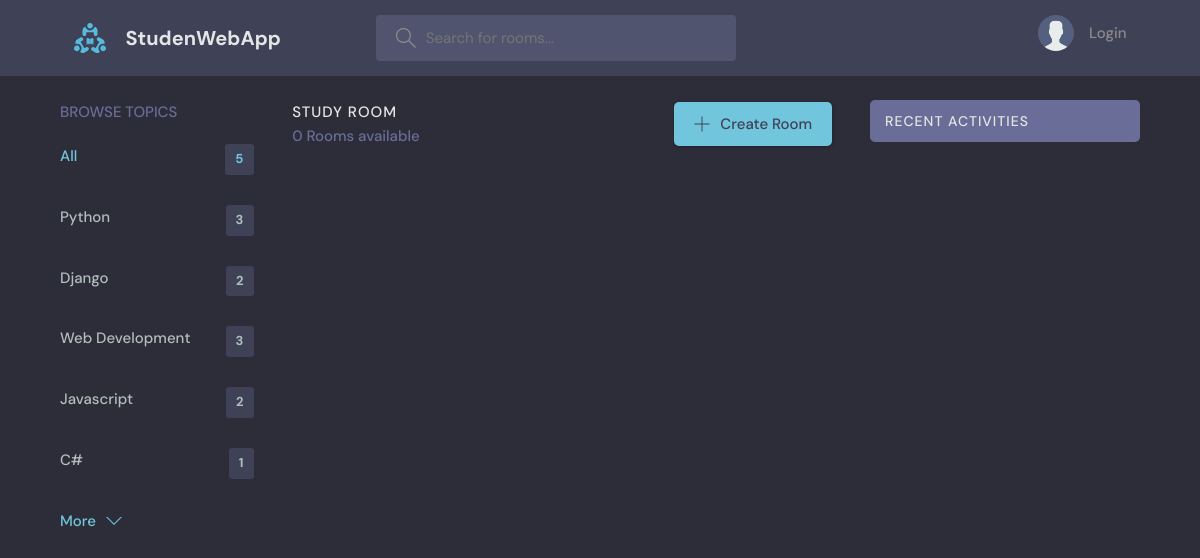
Page /?q=CSS on the earlier database version.
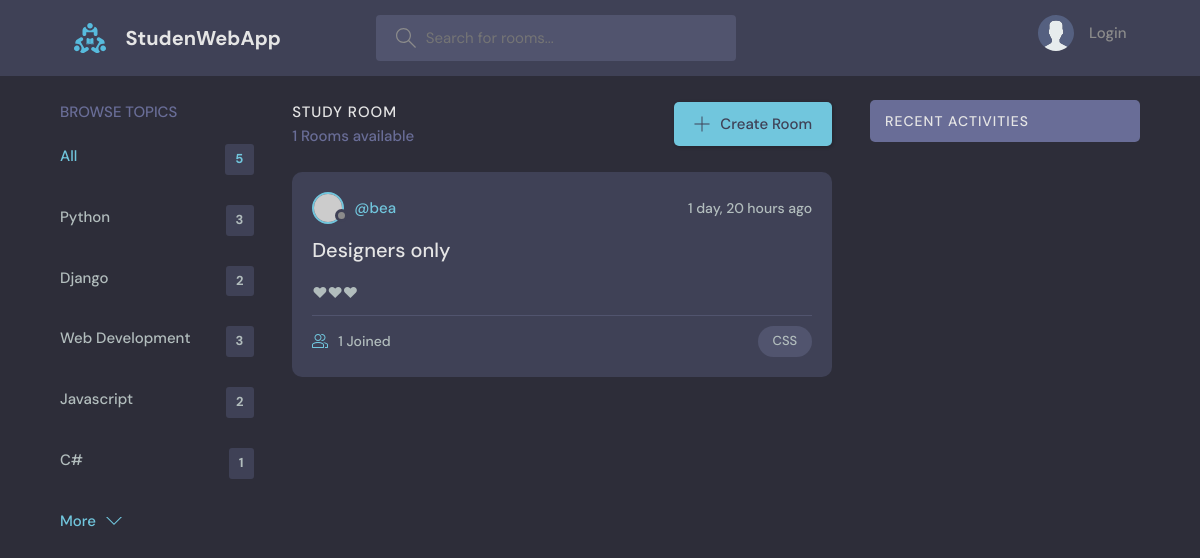
Same page on the later database version.
### base/models.py (models this page shows, shortened)
class Topic(models.Model):
    name = models.CharField(max_length=200)

class Room(models.Model):
    host = models.ForeignKey(User, on_delete=models.SET_NULL, null=True)
    topic = models.ForeignKey(Topic, on_delete=models.SET_NULL, null=True)
    name = models.CharField(max_length=200)
    description = models.TextField(null=True, blank=True)
    participants = models.ManyToManyField(User, related_name="participants", blank=True)
    updated = models.DateTimeField(auto_now=True)
    created = models.DateTimeField(auto_now_add=True)
    class Meta:
        ordering = ['-updated','-created']

### base/views.py (the view)
# urls.py: path('', views.home, name="home"),
def home(request):
    q = request.GET.get('q') if request.GET.get('q') != None else ''
    rooms = Room.objects.filter(Q(topic__name__icontains = q) | Q(name__icontains = q) | Q(description__icontains = q))
    topics = Topic.objects.all()[0:5]
    room_count = rooms.count()
    room_messages = Message.objects.filter(Q(room__name__icontains = q))
    context =  {'rooms':rooms, "topics":topics, 'room_count': room_count, "room_messages": room_messages}
    return render(request, 'base/home.html', context)

### base/templates/base/home.html (shortened to what this page needs)
{% extends 'layout.html' %}
{% block mainBlock %}
<main class="layout layout--3">
  <div class="container">
    {% include 'base/topics_components.html' %}
    <div class="roomList">
      <div class="roomList__header">
        <div>
          <h2>Study Room</h2>
          <p>{{ room_count }} Rooms available</p>
        </div>
        <a class="btn btn--main" href="{% url 'create-room' %}">
          <svg version="1.1" xmlns="http://www.w3.org/2000/svg" width="32" height="32" viewBox="0 0 32 32">
            <title>add</title>
            <path
              d="M16.943 0.943h-1.885v14.115h-14.115v1.885h14.115v14.115h1.885v-14.115h14.115v-1.885h-14.115v-14.115z"
            ></path>
          </svg>
          Create Room
        </a>
      </div>
      {% include 'base/feed_component.html' %}
    </div>
    {% include 'base/activity_component.html' %}
  </div>
</main>
{% endblock mainBlock %}

### base/templates/base/topics_components.html
<div class="topics">
    <div class="topics__header">
      <h2>Browse Topics</h2>
    </div>
    <ul class="topics__list">
      <li>
        <a href="{% url 'home' %}" class="active">All <span>{{ topics.count }}</span></a>
      </li>
      {% for topic in topics  %}
        <li>
            <a href="{% url 'home' %}?q={{ topic.name }}">{{ topic.name }}<span>{{ topic.room_set.all.count }}</span></a>
        </li>
      {% endfor %}
    </ul>
    <a class="btn btn--link" href="{% url 'topics' %}">
      More
      <svg version="1.1" xmlns="http://www.w3.org/2000/svg" width="32" height="32" viewBox="0 0 32 32">
        <title>chevron-down</title>
        <path d="M16 21l-13-13h-3l16 16 16-16h-3l-13 13z"></path>
      </svg>
    </a>
  </div>

### base/templates/base/feed_component.html (shortened to what this page needs)
{% for room in rooms %}
    <div class="roomListRoom">
        <div class="roomListRoom__header">
            <a href="{% url 'user-profile' room.host.id %}" class="roomListRoom__author">
            <div class="avatar avatar--small">
                <img src="https://randomuser.me/api/portraits/women/11.jpg" />
            </div>
            <span>@{{ room.host.username}}</span>
            </a>
            <div class="roomListRoom__actions">
            <span>{{ room.created|timesince }} ago</span>
            </div>
        </div>
        <div class="roomListRoom__content">
            <a href="{% url 'room' room.id %}">{{ room.name }}</a>
            <p>
                {{ room.description }}
            </p>
        </div>
        <div class="roomListRoom__meta">
            <a href="{% url 'room' room.id %}" class="roomListRoom__joined">
            {{ room.participants.all.count }} Joined
            </a>
            <p class="roomListRoom__topic">{{ room.topic.name }}</p>
        </div>
    </div>
{% endfor %}

Differences in the rows shown:
added Room: host.username "bea", created "1 day, 20 hours", name "Designers only", description "❤❤❤", participants.all.count "1", topic.name "CSS"
Other differences:
{{ room_count }}: "0" → "1"
